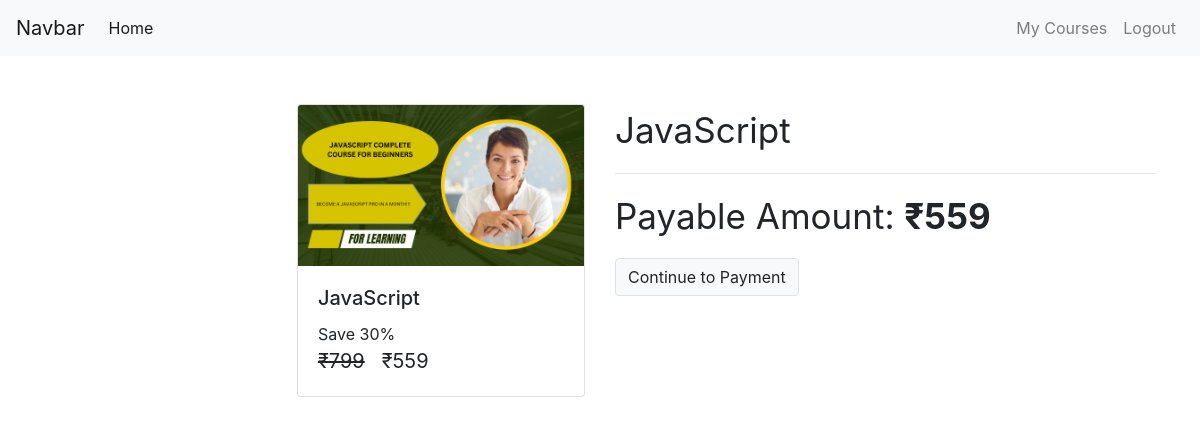
The app's page /check-out/JS_easylearn/ (signed in) with its own data.
### Smartly/models/course.py (models this page shows, shortened)
class Course(models.Model):
    name = models.CharField(max_length = 50 , null=False)
    slug= models.CharField(max_length = 50 , null=False , unique= True)
    description = models.CharField(max_length = 200 , null = True)
    price=models.IntegerField( null = False )
    discount =models.IntegerField( null = False , default=0 )
    active = models.BooleanField(default=False)
    thumbnail = models.ImageField(upload_to="files/thumbnail")
    date= models.DateTimeField(auto_now_add=True)
    resource= models.FileField(upload_to="files/resource")
    length=models.IntegerField( null = False)

### Smartly/views/checkout.py (the view, shortened to what this page needs)
# urls.py: path('check-out/<str:slug>/', checkout , name = 'check-out'),
@login_required(login_url='/login')
def checkout(request, slug):
    course = Course.objects.get(slug=slug)
    user = request.user
    action = request.GET.get('action')
    order = None
    payment = None
    error = None
    context = {
        "course": course,
        "order": order,
        "payment": payment,
        "user": user,
        "error": error
    }
    return render(request, template_name="Smartly/check_out.html", context=context)

### Smartly/templatetags/course_custom_tags.py (called while the page is built)
@register.simple_tag
def cal_sellprice(price , discount):
    if discount is None or discount is 0:
        return price
    sellprice = price
    sellprice = price - ( price * discount * 0.01 )
    return math.floor(sellprice)

@register.filter
def rupee(price):
    return f'₹{price}'

### Smartly/templates/Smartly/check_out.html (shortened to what this page needs)
{% extends 'Smartly/base.html' %}
{% load course_custom_tags %}
{% block content %}
<div class="container">
    <br>
    <br>
    <div class="row">
        <div class="col mr-auto">
            <div class="card ml-auto" style="width: 18rem;">
                <img class="card-img-top" src="{{ course.thumbnail.url }}" alt="Card image cap">
                <div class="card-body">
                    <h5 class="card-title">{{ course.name }}</h5>
                    <p class="card-text m-0 p-0">
                        Save {{ course.discount }}%
                        <br>
                        <span class="price">
                            <del>{{ course.price|rupee }}</del>
                            <span>{% cal_sellprice course.price course.discount as value %} {{ value|rupee }}</span>
                        </span>
                    </p>
                </div>
            </div>
        </div>
        <div class="col">
            <div>
                <p class="display-5">{{ course.name }}</p>
                <hr>
                <p class="display-5">Payable Amount: <b>{% cal_sellprice course.price course.discount as value %} {{ value|rupee }}</b></p>
                <form id="payment-form" method="post" action="?action=create_payment">
                    <button type="submit" class="btn btn-light border">Continue to Payment</button>
                </form>
            </div>
        </div>
    </div>
</div>
{% endblock %}

### Smartly/static/Smartly/css/common.css (style rules this page uses)
.price { font-size: 20px; }
.display-5 { font-size: 35px; }

### records on screen
Course: thumbnail (picture), name "JavaScript", discount "30", price "₹799"

### other values on screen
{{ value|rupee }} "₹559"
